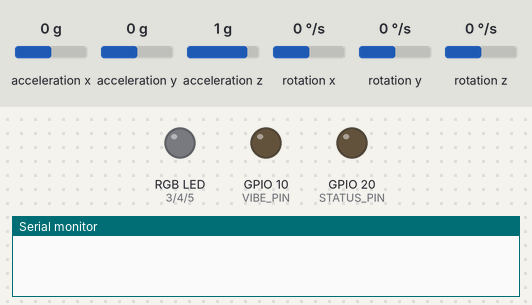
The sketch below on a simulated Seeed XIAO ESP32-C3. Parts: an RGB LED mixed from three pins (HIGH = lit), output pins drawn as LEDs (lit = HIGH), the last lines printed to the serial monitor. Wiring (inferred from the names in the program): MPU-6050 motion sensor at I2C address 0x68. The inputs (shaded band) are chosen by the test bench; at power-on: acceleration z 1 g, acceleration x 0 g, acceleration y 0 g, rotation x 0 °/s, rotation y 0 °/s, rotation z 0 °/s.

Above: at 0.0 s.
At 3.3 s:
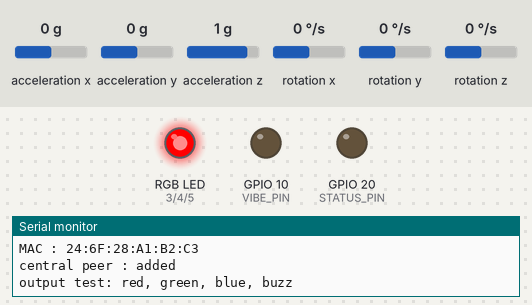
At 6.5 s:
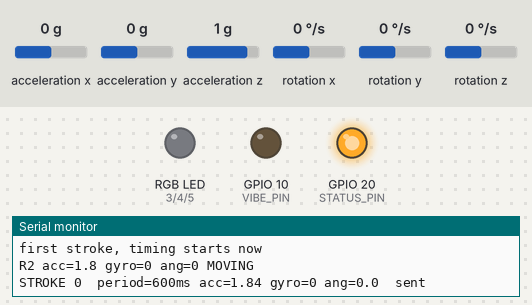
6.6 s: acceleration z set to -0.8 g
9.6 s: acceleration x set to -1.4 g
Timing chart, 0 to 12.6 s (numbered marks = the images above; inputs shaded):
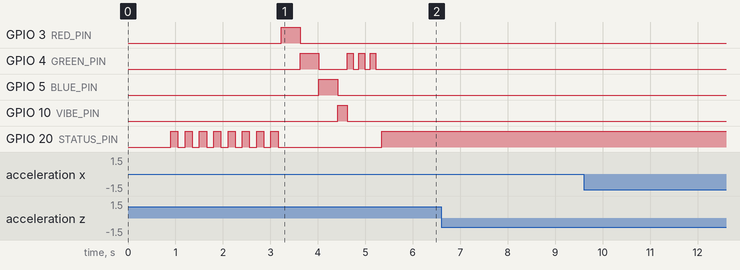

The sketch:

slave__3_.ino
```cpp
/*
 * slave.ino  -  rower band
 *
 * ONE PACKET PER COMPLETE STROKE.
 *
 * The old version defined a stroke as "motion until it goes quiet". During
 * the recovery phase the band goes quiet mid-stroke, so finishStroke() fired
 * early and the second half of the same stroke started a new one - two
 * packets for one stroke.
 *
 * This version measures CATCH TO CATCH: a stroke is the time from one drive
 * onset to the next. One packet per stroke, and duration_ms is the true
 * stroke period, which is what the Pi needs for cadence.
 *
 * SET ROWER_ID PER BAND. With two rowers use 1 and 2, not 2 and 3.
 * Rower 1 is the stroke seat and sets the rhythm.
 */

#include <Wire.h>
#include <WiFi.h>
#include <esp_now.h>
#include <math.h>

// =====================================================
// SET THIS PER BAND
// =====================================================

#define ROWER_ID 2

uint8_t centralMAC[] = {0x94, 0x54, 0xC5, 0x2F, 0x27, 0x28};

// Set to 1 if this band's MPU6050 is dead. It fakes a steady rhythm so the
// crew still fills a batch. Set to 2 to fake strokes that are late.
#define SIMULATE 0

// =====================================================
// PINS   XIAO ESP32-C3 labels in brackets
// =====================================================

#define RED_PIN     3        // D1
#define GREEN_PIN   4        // D2
#define BLUE_PIN    5        // D3

#define VIBE_PIN   10        // D10  via a transistor, never straight to GPIO
#define STATUS_PIN 20        // D7   the separate LED

#define SDA_PIN     6        // D4
#define SCL_PIN     7        // D5

// =====================================================
// MPU6050
// =====================================================

#define MPU_ADDR     0x68    // 0x69 if AD0 is high
#define I2C_CLOCK    100000  // 100 kHz. try 400000 only with short wires
#define ACCEL_XOUT_H 0x3B
#define PWR_MGMT_1   0x6B

const float ACCEL_SCALE = 16384.0;
const float Z_OFFSET    = 3029.0;
const float Z_SCALE     = 16448.0;
const float GYRO_SCALE  = 131.0;
const float GRAVITY     = 9.80665;

float gyroBiasX = 0, gyroBiasY = 0, gyroBiasZ = 0;   // measured at boot

// =====================================================
// STROKE DETECTION
// =====================================================

// A drive has begun when motion rises above these.
const float CATCH_ACC  = 0.8;
const float CATCH_GYRO = 25.0;

// A stroke period outside this range is not a real stroke.
const unsigned long MIN_STROKE_PERIOD = 600;
const unsigned long MAX_STROKE_PERIOD = 2500;

// =====================================================
// TIMING
// =====================================================

const unsigned long SENSOR_INTERVAL  = 20;      // 50 Hz
const unsigned long DISPLAY_INTERVAL = 3000;
const unsigned long ALERT_MS         = 5000;
const unsigned long HEARTBEAT_MS     = 3000;    // tell Central we are alive

unsigned long lastSensorTime = 0;
unsigned long lastDisplayTime = 0;
unsigned long alertUntil = 0;
unsigned long lastBlink = 0;
unsigned long lastHeartbeat = 0;

// =====================================================
// STATE
// =====================================================

bool calibrated = false;
bool linked = false;

unsigned long prevCatchTime = 0;   // when the LAST catch happened

float peakAcceleration = 0, peakGyro = 0, peakAngle = 0;
uint32_t strokeID = 0;

float aX = 0, aY = 0, aZ = 0;
float gX = 0, gY = 0, gZ = 0;
float dynAcc = 0, gyroMag = 0, angleNow = 0;

int i2cErrors = 0;
int samples = 0;

// =====================================================
// PACKETS   Central must match
// =====================================================

typedef struct {
  uint8_t  type;
  uint8_t  rower;
  uint32_t stroke_id;
  uint32_t duration_ms;
  float    peak_acc;
  float    gyro_peak;
  float    angle;
} StrokePacket;

typedef struct {
  uint8_t target;
  uint8_t status;
  uint8_t error;
  uint8_t led;
} DecisionPacket;

#define PACKET_TYPE_STROKE 1
#define PACKET_TYPE_READY  2      // sent after calibration, then as heartbeat

#define STATUS_CORRECT     1
#define STATUS_WRONG       2
#define STATUS_OUT_OF_SYNC 3

#define ERROR_NONE         0
#define ERROR_DURATION     1     // timing -> RED + vibrate
#define ERROR_ACCELERATION 2     // power  -> vibrate only
#define ERROR_GYRO         3
#define ERROR_ANGLE        4     // angle  -> BLUE

#define LED_COMMAND_OFF    0
#define LED_COMMAND_GREEN  1
#define LED_COMMAND_RED    2

// =====================================================
// OUTPUT
// =====================================================

void rgb(bool r, bool g, bool b) {
  digitalWrite(RED_PIN, r);
  digitalWrite(GREEN_PIN, g);
  digitalWrite(BLUE_PIN, b);
}

void vibrate(bool on) { digitalWrite(VIBE_PIN, on); }

void clearFeedback() {
  rgb(0, 0, 0);
  vibrate(false);
  alertUntil = 0;
}

void showInSync() {
  rgb(0, 1, 0);
  vibrate(false);
  alertUntil = millis() + ALERT_MS;
}

void showFault(uint8_t error) {
  switch (error) {
    case ERROR_DURATION:                      // timing
      rgb(1, 0, 0); vibrate(true);  break;
    case ERROR_ANGLE:                         // catch angle
    case ERROR_GYRO:
      rgb(0, 0, 1); vibrate(false); break;
    case ERROR_ACCELERATION:                  // power
      rgb(0, 0, 0); vibrate(true);  break;
    default:
      rgb(1, 0, 0); vibrate(true);  break;
  }
  alertUntil = millis() + ALERT_MS;
}

const char *errorName(uint8_t e) {
  if (e == ERROR_DURATION)     return "TIMING";
  if (e == ERROR_ANGLE)        return "CATCH ANGLE";
  if (e == ERROR_GYRO)         return "CATCH ANGLE";
  if (e == ERROR_ACCELERATION) return "POWER";
  return "NONE";
}

void updateStatusLed() {
  unsigned long now = millis();
  if (!calibrated) {
    if (now - lastBlink >= 150) {
      lastBlink = now;
      digitalWrite(STATUS_PIN, !digitalRead(STATUS_PIN));
    }
  } else {
    digitalWrite(STATUS_PIN, linked ? HIGH : LOW);
  }
}

// =====================================================
// MPU
// =====================================================

void writeRegister(uint8_t reg, uint8_t value) {
  Wire.beginTransmission(MPU_ADDR);
  Wire.write(reg);
  Wire.write(value);
  Wire.endTransmission();
}

// One burst read of 14 bytes instead of six separate transactions.
bool readIMUOnce(int16_t *ax, int16_t *ay, int16_t *az,
                 int16_t *gx, int16_t *gy, int16_t *gz) {
  Wire.beginTransmission(MPU_ADDR);
  Wire.write(ACCEL_XOUT_H);
  if (Wire.endTransmission(false) != 0) return false;
  if (Wire.requestFrom(MPU_ADDR, (uint8_t)14) != 14) return false;

  uint8_t b[14];
  for (int i = 0; i < 14; i++) b[i] = Wire.read();

  *ax = (int16_t)((b[0]  << 8) | b[1]);
  *ay = (int16_t)((b[2]  << 8) | b[3]);
  *az = (int16_t)((b[4]  << 8) | b[5]);
  *gx = (int16_t)((b[8]  << 8) | b[9]);
  *gy = (int16_t)((b[10] << 8) | b[11]);
  *gz = (int16_t)((b[12] << 8) | b[13]);
  return true;
}

// One retry. A single dropped read is common on a breadboard and should not
// cost a whole sample.
bool readIMU(int16_t *ax, int16_t *ay, int16_t *az,
             int16_t *gx, int16_t *gy, int16_t *gz) {
  if (readIMUOnce(ax, ay, az, gx, gy, gz)) return true;
  delayMicroseconds(200);
  return readIMUOnce(ax, ay, az, gx, gy, gz);
}

void calibrateGyro() {
  Serial.println("calibrating, keep the band still...");

  const int N = 200;
  long sx = 0, sy = 0, sz = 0;
  int good = 0;

  for (int i = 0; i < N; i++) {
    int16_t ax, ay, az, gx, gy, gz;
    if (readIMU(&ax, &ay, &az, &gx, &gy, &gz)) {
      sx += gx; sy += gy; sz += gz;
      good++;
    }
    updateStatusLed();
    delay(10);
  }

  if (good > N / 2) {
    gyroBiasX = (sx / (float)good) / GYRO_SCALE;
    gyroBiasY = (sy / (float)good) / GYRO_SCALE;
    gyroBiasZ = (sz / (float)good) / GYRO_SCALE;
    calibrated = true;
    Serial.printf("calibrated  bias %.2f %.2f %.2f  (%d/%d)\n",
                  gyroBiasX, gyroBiasY, gyroBiasZ, good, N);
  } else {
    Serial.println("CALIBRATION FAILED - check I2C wiring, or AD0 (try 0x69)");
  }
}

// =====================================================
// ESP-NOW
// =====================================================

void onDataReceive(const esp_now_recv_info_t *info,
                   const uint8_t *data, int len) {
  if (len != sizeof(DecisionPacket)) return;

  DecisionPacket d;
  memcpy(&d, data, sizeof(d));
  if (d.target != ROWER_ID) return;

  if (d.status == STATUS_CORRECT) {
    showInSync();
    Serial.println("DECISION: in sync -> GREEN");
  } else {
    showFault(d.error);
    Serial.printf("DECISION: OUT OF SYNC  %s\n", errorName(d.error));
  }
}

void onDataSent(const wifi_tx_info_t *info, esp_now_send_status_t status) {
  linked = (status == ESP_NOW_SEND_SUCCESS);
}

// Tells the Central this band is powered, calibrated and in range.
// Same struct, different type, so nothing else has to change.
void sendReady() {
  StrokePacket p;
  p.type        = PACKET_TYPE_READY;
  p.rower       = ROWER_ID;
  p.stroke_id   = 0;
  p.duration_ms = calibrated ? 1 : 0;    // 1 = calibrated ok
  p.peak_acc    = gyroBiasX;             // send the bias so it is visible
  p.gyro_peak   = gyroBiasY;
  p.angle       = gyroBiasZ;

  esp_now_send(centralMAC, (uint8_t *)&p, sizeof(p));
  lastHeartbeat = millis();
}

void sendStrokePacket(unsigned long period) {
  StrokePacket p;
  p.type        = PACKET_TYPE_STROKE;
  p.rower       = ROWER_ID;
  p.stroke_id   = strokeID++;
  p.duration_ms = period;
  p.peak_acc    = peakAcceleration;
  p.gyro_peak   = peakGyro;
  p.angle       = peakAngle;

  esp_err_t r = esp_now_send(centralMAC, (uint8_t *)&p, sizeof(p));

  Serial.printf("STROKE %lu  period=%lums acc=%.2f gyro=%.0f ang=%.1f  %s\n",
                (unsigned long)p.stroke_id, (unsigned long)period,
                p.peak_acc, p.gyro_peak, p.angle,
                r == ESP_OK ? "sent" : "SEND FAILED");
}

// =====================================================
// STROKE   catch to catch
// =====================================================

// One threshold, one minimum gap. No state machine, so nothing can get
// stuck. Motion above the threshold starts a stroke; anything within
// MIN_STROKE_PERIOD of the last one is the same stroke, not a new one.
// That single rule is what stops double packets.
void checkStroke() {
  unsigned long now = millis();

  // keep the peaks for the stroke in progress
  if (dynAcc   > peakAcceleration) peakAcceleration = dynAcc;
  if (gyroMag  > peakGyro)         peakGyro = gyroMag;
  if (angleNow > peakAngle)        peakAngle = angleNow;

  if (dynAcc < CATCH_ACC && gyroMag < CATCH_GYRO) return;   // not moving
  if (now - prevCatchTime < MIN_STROKE_PERIOD)    return;   // same stroke

  if (prevCatchTime != 0) {
    unsigned long period = now - prevCatchTime;
    if (period <= MAX_STROKE_PERIOD) {
      sendStrokePacket(period);
    } else {
      Serial.println("restarting rhythm");     // long pause, not a stroke
    }
  } else {
    Serial.println("first stroke, timing starts now");
  }

  prevCatchTime = now;
  peakAcceleration = dynAcc;
  peakGyro = gyroMag;
  peakAngle = angleNow;
}


// =====================================================
// SIMULATED STROKES   only when SIMULATE != 0
// =====================================================

#if SIMULATE
unsigned long nextFake = 0;

void pollFakeStrokes() {
  unsigned long now = millis();
  if ((int32_t)(now - nextFake) < 0) return;

  peakAcceleration = 2.80 + random(-10, 11) / 100.0;
  peakGyro         = 135.0 + random(-5, 6);
  peakAngle        = 42.0 + random(-10, 11) / 10.0;

  sendStrokePacket(1000 + random(-30, 31));

  nextFake = now + 1000 + (SIMULATE == 2 ? 400 : 0);
}
#endif

// =====================================================
// SETUP
// =====================================================

void setup() {
  Serial.begin(115200);
  delay(600);

  pinMode(RED_PIN, OUTPUT);
  pinMode(GREEN_PIN, OUTPUT);
  pinMode(BLUE_PIN, OUTPUT);
  pinMode(VIBE_PIN, OUTPUT);
  pinMode(STATUS_PIN, OUTPUT);
  clearFeedback();
  digitalWrite(STATUS_PIN, LOW);

  Wire.begin(SDA_PIN, SCL_PIN);
  // 100 kHz. 400 kHz needs short wires and good pullups; on breadboard or
  // long jumper leads it produces read failures. Raise it only if you see
  // no [i2c errors] for a while.
  Wire.setClock(I2C_CLOCK);

  writeRegister(PWR_MGMT_1, 0x00);
  delay(300);

  Serial.printf("\n=== ROWER %d ===\n", ROWER_ID);

#if SIMULATE
  calibrated = true;
  Serial.printf("SIMULATE %d - faking strokes, IMU not used\n", SIMULATE);
#else
  calibrateGyro();
#endif

  WiFi.mode(WIFI_STA);
  Serial.print("MAC : ");
  Serial.println(WiFi.macAddress());

  if (esp_now_init() != ESP_OK) {
    Serial.println("ESP-NOW INIT FAILED");
    while (true) { updateStatusLed(); delay(10); }
  }

  esp_now_register_recv_cb(onDataReceive);
  esp_now_register_send_cb(onDataSent);

  esp_now_peer_info_t peer = {};
  memcpy(peer.peer_addr, centralMAC, 6);
  peer.channel = 0;
  peer.encrypt = false;
  Serial.printf("central peer : %s\n",
                esp_now_add_peer(&peer) == ESP_OK ? "added" : "FAILED");

  // output self test, so you know every LED and the motor are wired right
  Serial.println("output test: red, green, blue, buzz");
  rgb(1,0,0); delay(400);
  rgb(0,1,0); delay(400);
  rgb(0,0,1); delay(400);
  rgb(0,0,0);
  vibrate(true); delay(200); vibrate(false);

  // tell the Central we are calibrated and in range
  sendReady();

  // three green blinks = calibrated and announced
  for (int i = 0; i < 3; i++) {
    rgb(0,1,0); delay(120);
    rgb(0,0,0); delay(120);
  }
  clearFeedback();

  if (!calibrated)
    Serial.println("WARNING: not calibrated, strokes will be unreliable");

  Serial.printf("ROWER %d READY\n\n", ROWER_ID);
}

// =====================================================
// LOOP
// =====================================================

void loop() {
  unsigned long now = millis();

  updateStatusLed();

  if (alertUntil && (int32_t)(now - alertUntil) >= 0) clearFeedback();

  // heartbeat, so the Central can show which bands are alive
  if (now - lastHeartbeat >= HEARTBEAT_MS) sendReady();

#if SIMULATE
  pollFakeStrokes();
  return;
#endif

  if (now - lastSensorTime < SENSOR_INTERVAL) return;
  lastSensorTime = now;

  int16_t rax, ray, raz, rgx, rgy, rgz;
  samples++;
  if (!readIMU(&rax, &ray, &raz, &rgx, &rgy, &rgz)) {
    i2cErrors++;
    return;                              // never feed garbage into detection
  }

  aX = (rax / ACCEL_SCALE) * GRAVITY;
  aY = (ray / ACCEL_SCALE) * GRAVITY;
  aZ = ((raz - Z_OFFSET) / Z_SCALE) * GRAVITY;

  gX = (rgx / GYRO_SCALE) - gyroBiasX;
  gY = (rgy / GYRO_SCALE) - gyroBiasY;
  gZ = (rgz / GYRO_SCALE) - gyroBiasZ;

  float mag = sqrt(aX * aX + aY * aY + aZ * aZ);
  dynAcc   = fabs(mag - GRAVITY);
  gyroMag  = sqrt(gX * gX + gY * gY + gZ * gZ);
  angleNow = atan2(sqrt(aX * aX + aY * aY), fabs(aZ)) * 180.0 / PI;

  checkStroke();

  if (now - lastDisplayTime >= DISPLAY_INTERVAL) {
    lastDisplayTime = now;
    Serial.printf("R%d acc=%.1f gyro=%.0f ang=%.0f %s",
                  ROWER_ID, dynAcc, gyroMag, angleNow,
                  dynAcc > CATCH_ACC ? "MOVING" : "idle");
    if (i2cErrors) {
      Serial.printf("  [i2c fails %d of %d = %d%%]",
                    i2cErrors, samples, (100 * i2cErrors) / max(samples, 1));
      i2cErrors = 0;
      samples = 0;
    }
    Serial.println();
  }
}
```
